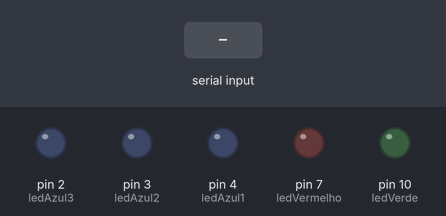
Bench run of a sketch on a simulated Arduino Uno, built with avr-gcc and run on an emulated ATmega328P. Shown: output pins drawn as LEDs (lit = HIGH). The inputs (shaded band) are chosen by the test bench. Random numbers use the default seed unless the sketch sets one; what the sketch prints to the serial monitor is not drawn.

Above: at 1.4 s.
1.5 s: "90,45\n" received over Serial
At 5.5 s:
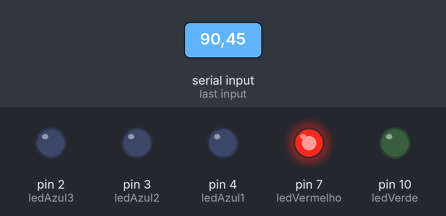
Timing chart, 0 to 7.2 s (numbered marks = the images above; inputs shaded):
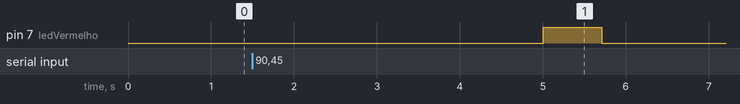

Measured:
- after the input at 1.5 s, pin 7 (ledVermelho): LOW → HIGH after 3.5 s, → LOW 0.70 s later

The sketch:

tremendous_luulia_kasi1.ino
```cpp
/*
	Função que desenha o cabaçalho, pula uma linha e aguarda
    500 milissegundos a finalizar
*/

int ledVerde = 10;
int ledVermelho = 7;
int ledAzul1 = 4;
int ledAzul2 = 3;
int ledAzul3 = 2;
int numeroDeAcertos = 0;

void desenhaCabecalho()
{
  pinMode(ledVerde, OUTPUT);
  pinMode(ledVermelho, OUTPUT);
  pinMode(ledAzul1, OUTPUT);
  pinMode(ledAzul2, OUTPUT);
  pinMode(ledAzul3, OUTPUT);


  Serial.println("--- PROGRAMA JOGO DE DADOS ---");
  Serial.println();
  delay(500);
}

/*
	Desenha quantos pontinhos o usuário quiser
    se o usuário não passar nada, desenha 5 pontinhos
    o tempo também é opcional, caso não passar assune 700 milessegundos
*/
void desenhaPontinhos(int qtdPontos = 5, int tempo = 700)
{
  for(int i = 1; i <= qtdPontos; i++)
  {
    Serial.print(".");
    delay(tempo);
  }
}

void setup()
{
  Serial.begin(9600);
  randomSeed(analogRead(0));//inicia e normaliza a porta randômica para evitar pega o mesmo valor
}

void loop()
{


  desenhaCabecalho();//desenha o cabeçalho na tela

  //solicita o palpite do usuário
  Serial.println("Digite um palpite entre 1 e 6:");
  while(!Serial.available());//espera o usuário digitar
  int palpite = Serial.parseInt();//guarda o palpite do usuário

  //jogar o dado - sorteia um número randômico/aleatório de 1 até 7 - 1, ou seja, 6
  int numeroSorteado = random(1, 7);//número entre 1 e 6

  Serial.print("Jogando o dado ");

  desenhaPontinhos();

  Serial.println();
  Serial.println();
  Serial.println("Seu palpite: " + String(palpite));//exibir o palpite do usuário
  Serial.println("Numero Sorteado: " + String(numeroSorteado));//exibir o número sorteado

  //valida o resultado
  if(palpite == numeroSorteado)

  {
    Serial.println("Parabens, voce acertou!!");
    digitalWrite(ledVerde, HIGH);
    delay(700);
    digitalWrite(ledVerde, LOW);

    numeroDeAcertos++;
  }else{
    Serial.println("Que pena, tente outra vez!!");
    digitalWrite(ledVermelho, HIGH);
    delay(700);
    digitalWrite(ledVermelho, LOW);

  }


  if(numeroDeAcertos == 1){
    digitalWrite(ledAzul1, HIGH);
  }
  else if(numeroDeAcertos == 2){
    digitalWrite(ledAzul2, HIGH);
  }
  else if (numeroDeAcertos == 3){
    digitalWrite(ledAzul3, HIGH);
  }
  delay(5000);
  digitalWrite(ledAzul1, LOW);
  digitalWrite(ledAzul2,LOW);
  digitalWrite(ledAzul3, LOW);


  Serial.println("PARABENS, A PORTA DO REINO SE ABRIU!");
  Serial.println("Reiniciando o programa");

  Serial.println();
  delay(700);
}
/*

  else if(numeroDeAcertos == 3{
    //acende o led 3
    //pausa 4 segundos
    //apaga todos os 3 leds azuis
    //fecha a porta
    //Serial.println("Reiniciando o programa");
  }

  */

// Logica para acender o led azul
```
